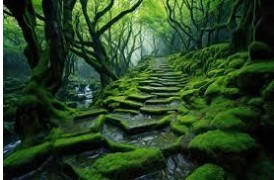
#> input picture BSCOMPUTER ENGINEERING/4th YEAR OF COMPUTER ENGINEERING/7th SEMESTER/DIGITAL IMAGE PROCESSING/PROGRAMS OF DIGITAL IMAGE PROCESSING(PART 2)/Screenshot 2024-10-25 103016.jpg, 274 x 180 px
$ python histogramcalaulation1.py
#> lines starting #> are read from the running program, lines starting #| are printed output that depends on the picture
import cv2
import numpy as np
import matplotlib.pyplot as plt
# Load the image
image = cv2.imread("Screenshot 2024-10-25 103016.jpg", cv2.IMREAD_GRAYSCALE)
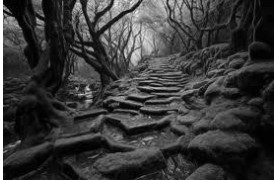
#> image: shape (180, 274); min 0, max 255, mean 56.7
# Calculate the histogram of the image
hist, bins = np.histogram(image.flatten(), 256, [0, 256])
#> hist = 256 values, max 839 at index 7, min 0 at index 224, mean 192.7; bins = 257 values from 0 to 256
# Save the histogram as Figure_1.jpg
plt.figure()
plt.hist(image.flatten(), 256, [0, 256])
plt.title("Histogram of the Image")
plt.xlabel("Pixel Intensity")
plt.ylabel("Frequency")
plt.savefig("Figure_1.jpg")
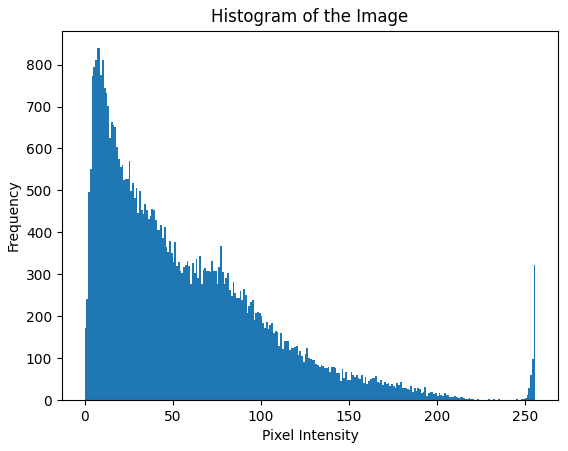
#> figure drawn by matplotlib, 1 panel
# Calculate the probability density function (PDF)
rows, cols = image.shape
#> rows = 180; cols = 274
pdf = hist / (rows * cols)
#> pdf = 256 values, max 0.017 at index 7, min 0 at index 224, mean 0.00391
# Save the PDF as Figure_2.jpg
plt.figure()
plt.plot(pdf)
plt.title("Probability Density Function")
plt.xlabel("Pixel Intensity")
plt.ylabel("Probability")
plt.savefig("Figure_2.jpg")
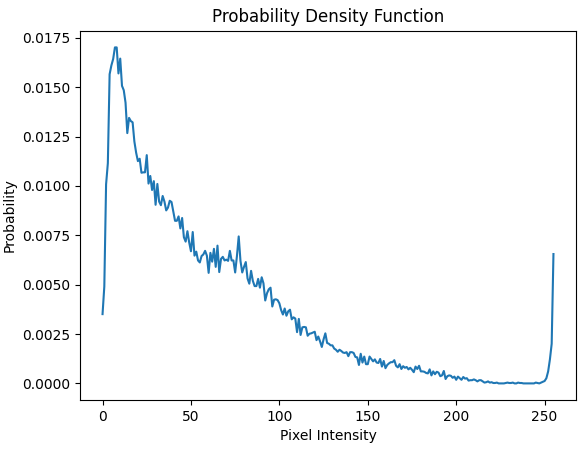
#> figure drawn by matplotlib, 1 panel; curve peaks at x = 7, y = 0.017
# Calculate the cumulative density function (CDF)
cdf = np.cumsum(pdf)
#> cdf = 256 values from 0.00351 to 1
# Save the CDF as Figure_3.jpg
plt.figure()
plt.plot(cdf)
plt.title("Cumulative Density Function")
plt.xlabel("Pixel Intensity")
plt.ylabel("Cumulative Probability")
plt.savefig("Figure_3.jpg")
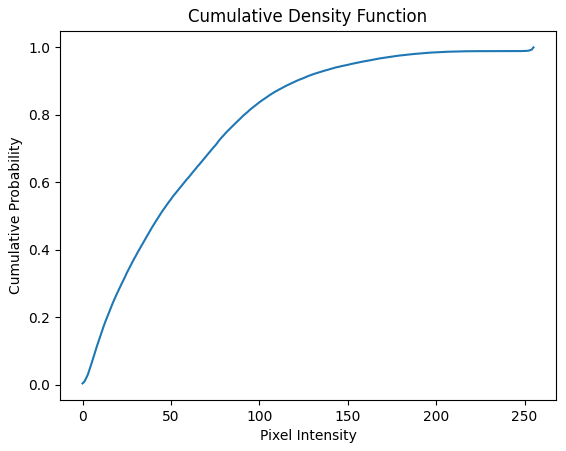
#> figure drawn by matplotlib, 1 panel; curve peaks at x = 255, y = 1
# Multiply the Cumulative PDF with 255 to find the transformation function
transform_function = cdf * 255
#> transform_function = 256 values from 0.894 to 255
# Save the transformation function as Figure_4.jpg
plt.figure()
plt.plot(transform_function)
plt.title("Transformation Function")
plt.xlabel("Pixel Intensity")
plt.ylabel("Output Intensity")
plt.savefig("Figure_4.jpg")
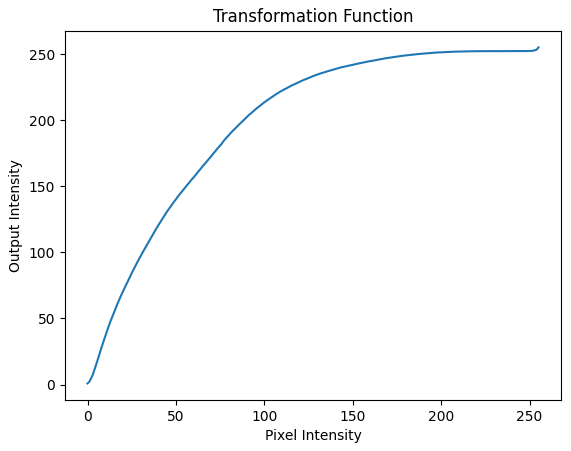
#> figure drawn by matplotlib, 1 panel; curve peaks at x = 255, y = 255
# Apply the transformation function to the image
equalized_image = np.uint8(np.interp(image.flatten(), np.arange(256), transform_function))
equalized_image = np.reshape(equalized_image, image.shape)
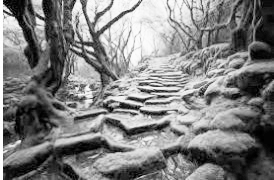
#> equalized_image: shape (180, 274); min 0, max 255, mean 128.1
# Save the contrast enhanced image as Figure_5.jpg
cv2.imwrite("Figure_5.jpg", equalized_image)
# Calculate the histogram of the output image
hist, bins = np.histogram (equalized_image.flatten(), 256, [0, 256])
#> hist = 256 values, max 839 at index 24, min 0 at index 1, mean 192.7
# Save the histogram of the output image as Figure_6.jpg
plt.figure()
plt.hist(equalized_image.flatten(), 256, [0, 256])
plt.title("Histogram of the Equalized Image")
plt.xlabel("Pixel Intensity")
plt.ylabel("Frequency")
plt.savefig("Figure_6.jpg")
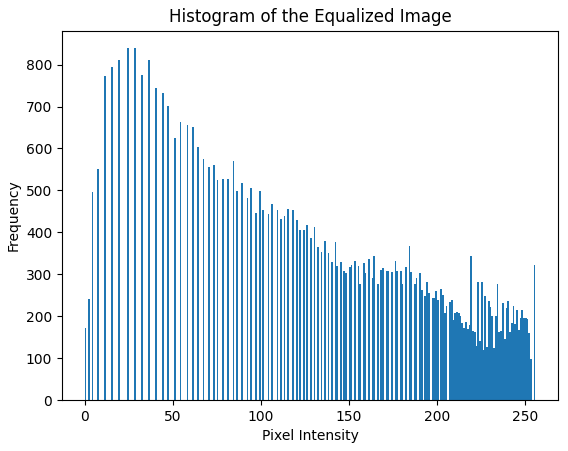
#> figure drawn by matplotlib, 1 panel

$ run again, with BSCOMPUTER ENGINEERING/4th YEAR OF COMPUTER ENGINEERING/7th SEMESTER/DIGITAL IMAGE PROCESSING/PROGRAMS OF DIGITAL IMAGE PROCESSING(PART 2)/Screenshot 2024-10-26 122352.jpg copied over BSCOMPUTER ENGINEERING/4th YEAR OF COMPUTER ENGINEERING/7th SEMESTER/DIGITAL IMAGE PROCESSING/PROGRAMS OF DIGITAL IMAGE PROCESSING(PART 2)/Screenshot 2024-10-25 103016.jpg
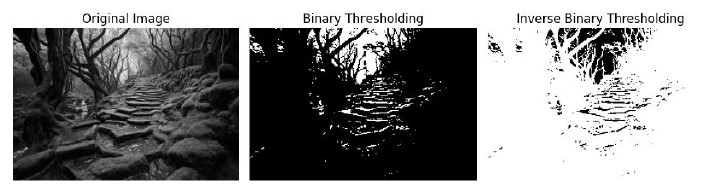
#> input picture BSCOMPUTER ENGINEERING/4th YEAR OF COMPUTER ENGINEERING/7th SEMESTER/DIGITAL IMAGE PROCESSING/PROGRAMS OF DIGITAL IMAGE PROCESSING(PART 2)/Screenshot 2024-10-26 122352.jpg, 705 x 196 px
#> image is the input picture: shape (196, 705); min 0, max 255, mean 139.7
#> `hist, bins = np.histogram(image.flatten(), 256, [0, 256])`: hist = 256 values, max 50172 at index 255, min 31 at index 226, mean 539.8; bins = 257 values from 0 to 256
#> pdf = 256 values, max 0.363 at index 255, min 0.000224 at index 226, mean 0.00391
#> cdf = 256 values from 0.171 to 1
#> `plt.savefig("Figure_3.jpg")`:
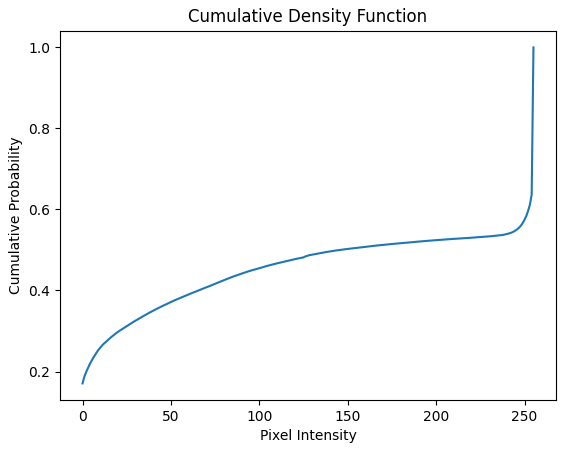
#> figure drawn by matplotlib, 1 panel; curve peaks at x = 255, y = 1
#> transform_function = 256 values from 43.51 to 255
#> `equalized_image = np.reshape(equalized_image, image.shape)`:
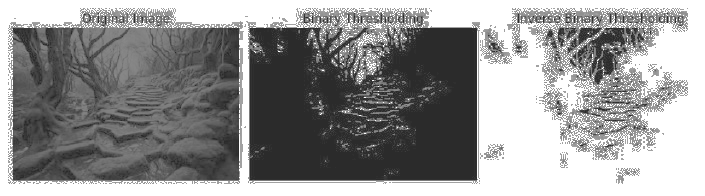
#> equalized_image: shape (196, 705); min 43, max 255, mean 148.1
#> `hist, bins = np.histogram (equalized_image.flatten(), 256, [0, 256])`: hist = 256 values, max 50172 at index 255, min 0 at index 0, mean 539.8

$ run again, with BSCOMPUTER ENGINEERING/4th YEAR OF COMPUTER ENGINEERING/7th SEMESTER/DIGITAL IMAGE PROCESSING/PROGRAMS OF DIGITAL IMAGE PROCESSING(PART 2)/Screenshot 2024-10-26 122930.jpg copied over BSCOMPUTER ENGINEERING/4th YEAR OF COMPUTER ENGINEERING/7th SEMESTER/DIGITAL IMAGE PROCESSING/PROGRAMS OF DIGITAL IMAGE PROCESSING(PART 2)/Screenshot 2024-10-25 103016.jpg
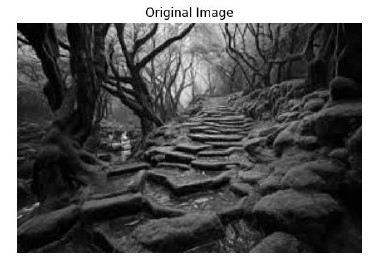
#> input picture BSCOMPUTER ENGINEERING/4th YEAR OF COMPUTER ENGINEERING/7th SEMESTER/DIGITAL IMAGE PROCESSING/PROGRAMS OF DIGITAL IMAGE PROCESSING(PART 2)/Screenshot 2024-10-26 122930.jpg, 368 x 256 px
#> image is the input picture: shape (256, 368); min 0, max 255, mean 87.7
#> `hist, bins = np.histogram(image.flatten(), 256, [0, 256])`: hist = 256 values, max 11587 at index 255, min 2 at index 236, mean 368; bins = 257 values from 0 to 256
#> pdf = 256 values, max 0.123 at index 255, min 2.12e-05 at index 236, mean 0.00391
#> cdf = 256 values from 0.00532 to 1
#> transform_function = 256 values from 1.36 to 255
#> `equalized_image = np.reshape(equalized_image, image.shape)`:
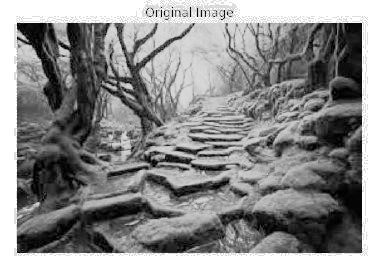
#> equalized_image: shape (256, 368); min 1, max 255, mean 129.8
#> `hist, bins = np.histogram (equalized_image.flatten(), 256, [0, 256])`: hist = 256 values, max 11587 at index 255, min 0 at index 0, mean 368
#> `plt.savefig("Figure_6.jpg")`:
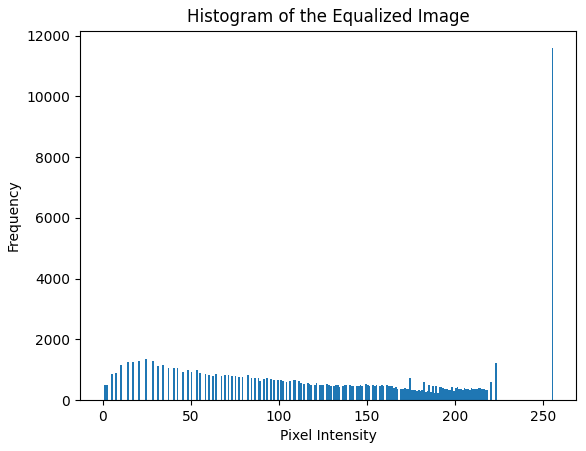
#> figure drawn by matplotlib, 1 panel; tallest bar 11587 high, from x = 255 to 256
